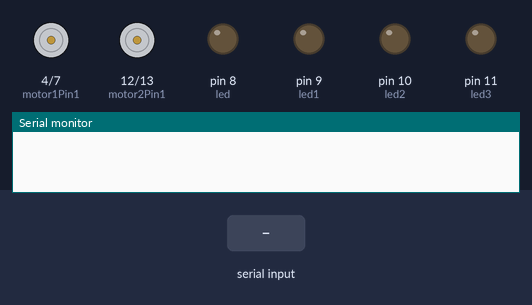
The sketch below on a simulated Arduino Uno, built with avr-gcc and run on an emulated ATmega328P. On the bench: motor-driver pin pairs drawn as motors (green arrow = first pin HIGH = forward, orange = second pin HIGH = backward, longer = more drive, scaled by the enable pin), output pins drawn as LEDs (lit = HIGH), the last lines printed to the serial monitor. Inputs (shaded band) come from the test bench.

Above: at 1.2 s.
1.3 s: byte 1 (1) received over Serial
At 1.8 s:
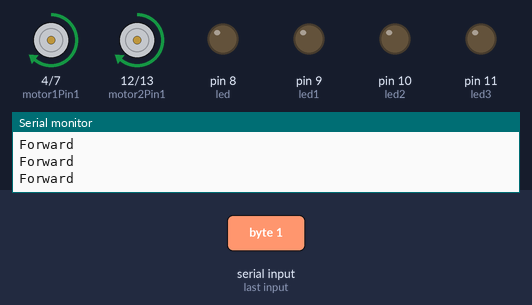
3.0 s: byte 2 (2) received over Serial
At 3.22 s:
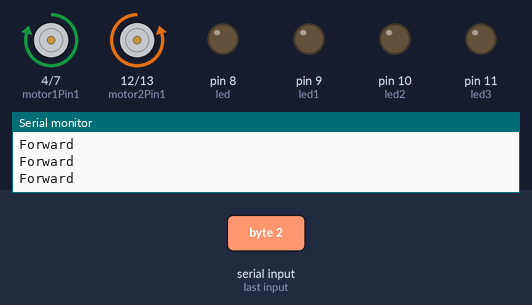
4.8 s: byte 3 (3) received over Serial
At 5.07 s:
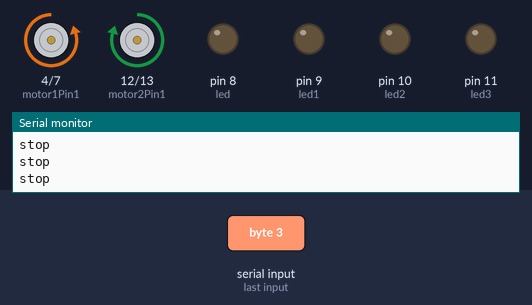
6.7 s: byte 4 (4) received over Serial
At 7.2 s:
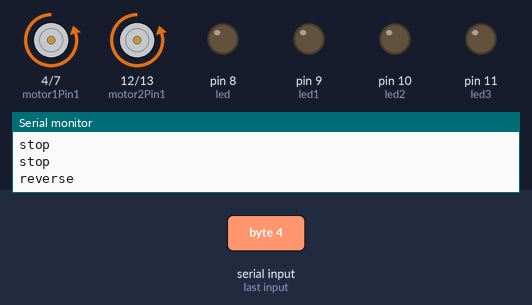
8.3 s: byte 6 (6) received over Serial
At 9.6 s:
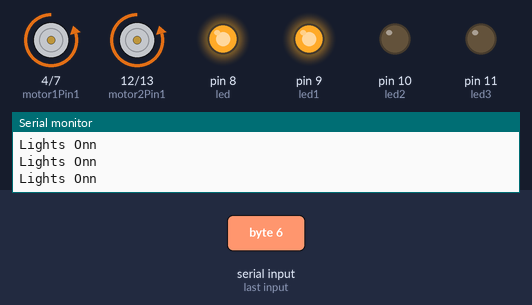
9.9 s: byte 7 (7) received over Serial
At 10.9 s:
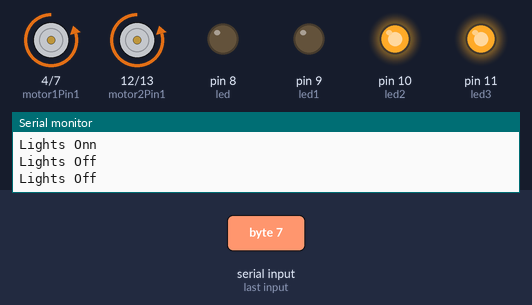
Timing chart, 0 to 12.5 s (numbered marks = the images above; inputs shaded):
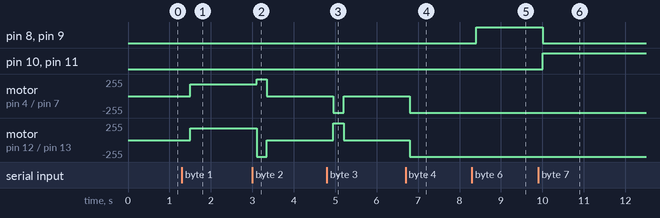

The sketch:

Bluetooth_control.ino
```cpp
//Initialize Motor 1
int motor1Pin1 = 4;
int motor1Pin2 = 7;
int enable1Pin = 5;

//Initialize Motor 2
int motor2Pin1 = 12;
int motor2Pin2 = 13;
int enable2Pin = 6;

int led=8;
int led1=9;
int led2=10;
int led3=11;


int state;
void setup() {
    // sets the pins as outputs:

    pinMode(motor1Pin1, OUTPUT);
    pinMode(motor1Pin2, OUTPUT);
    pinMode(enable1Pin, OUTPUT);
    pinMode(motor2Pin1, OUTPUT);
    pinMode(motor2Pin2, OUTPUT);
    pinMode(enable2Pin, OUTPUT);
    pinMode(led,OUTPUT);
    pinMode(led1,OUTPUT);
    pinMode(led2,OUTPUT);
    pinMode(led3,OUTPUT);
    digitalWrite(led,LOW);
    digitalWrite(led1,LOW);
    digitalWrite(led2,LOW);
    digitalWrite(led3,LOW);

    // initialize serial communication at 9600 bits per second:
    Serial.begin(9600);
}

void loop() {
    //if some date is sent, reads it and saves in state
    if(Serial.available())
    {
      state = Serial.read();
    }
    delay(100);
    // if the state is '1' the DC motor will go forward

      if (state == 1) // forward
    {
      digitalWrite(motor1Pin1, HIGH);
      digitalWrite(motor1Pin2, LOW);
      digitalWrite(motor2Pin1, HIGH);
      digitalWrite(motor2Pin2, LOW);
      analogWrite(enable1Pin, 180);
      analogWrite(enable2Pin, 180);
      Serial.println("Forward");
    }

    else if (state == 2)  // left
    {
      //turn left
        digitalWrite(motor1Pin1, HIGH);
        digitalWrite(motor1Pin2, LOW);
        digitalWrite(motor2Pin1, LOW);
        digitalWrite(motor2Pin2, HIGH);
        analogWrite(enable1Pin, 250);
        analogWrite(enable2Pin, 250);

        delay(150);

        state = 5;
        Serial.println("left");
    }

    else if (state == 5) //  Stop
    {
        digitalWrite(enable1Pin, 0);
        digitalWrite(enable2Pin, 0);
        digitalWrite(led,LOW);
        digitalWrite(led1,LOW);
        digitalWrite(led2,LOW);
        digitalWrite(led3,LOW);
        delay(300);
        Serial.println("stop");
    }

    else if (state == 3) // right
    {
      //TURN RIGHT
        digitalWrite(motor1Pin1, LOW);
        digitalWrite(motor1Pin2, HIGH);
        digitalWrite(motor2Pin1, HIGH);
        digitalWrite(motor2Pin2, LOW);
        analogWrite(enable1Pin, 250);
        analogWrite(enable2Pin, 250);

        delay(150);

        state = 5;

        Serial.println("right");

    }

    else if (state == 4) //reverse
    {

        digitalWrite(motor1Pin1, LOW);
        digitalWrite(motor1Pin2, HIGH);
        digitalWrite(motor2Pin1, LOW);
        digitalWrite(motor2Pin2, HIGH);
        analogWrite(enable1Pin, 180);
        analogWrite(enable2Pin, 180);
        delay(300);
        Serial.println("reverse");
    }

    else if(state==6)
    {
      digitalWrite(led,HIGH);
      digitalWrite(led1,HIGH);
      digitalWrite(led2,LOW);
      digitalWrite(led3,LOW);
      delay(300);
      Serial.println("Lights Onn");

    }

    else if(state==7)
    {
      digitalWrite(led2,HIGH);
      digitalWrite(led3,HIGH);
      digitalWrite(led1,LOW);
      digitalWrite(led,LOW);
      delay(300);
      Serial.println("Lights Off");
    }
}
```

Measured:
- after the input at 1.3 s, motor on pin 4 (motor1Pin1) / pin 7 (motor1Pin2), motor on pin 12 (motor2Pin1) / pin 13 (motor2Pin2): stopped → forward 180/255 after 0.20 s
- after the input at 3.0 s, motor on pin 4 (motor1Pin1) / pin 7 (motor1Pin2): forward 180/255 → forward 250/255 after 0.10 s, → stopped 0.25 s later; motor on pin 12 (motor2Pin1) / pin 13 (motor2Pin2): forward 180/255 → backward 250/255 after 0.10 s, → stopped 0.25 s later
- after the input at 4.8 s, motor on pin 4 (motor1Pin1) / pin 7 (motor1Pin2): stopped → backward 250/255 after 0.15 s, → stopped 0.25 s later; motor on pin 12 (motor2Pin1) / pin 13 (motor2Pin2): stopped → forward 250/255 after 0.15 s, → stopped 0.25 s later
- after the input at 6.7 s, motor on pin 4 (motor1Pin1) / pin 7 (motor1Pin2), motor on pin 12 (motor2Pin1) / pin 13 (motor2Pin2): stopped → backward 250/255 after 0.10 s
- after the input at 8.3 s, pin 8 (led), pin 9 (led1): LOW → HIGH after 0.10 s
- after the input at 9.9 s, pin 8 (led), pin 9 (led1): HIGH → LOW after 0.10 s; pin 10 (led2), pin 11 (led3): LOW → HIGH after 0.10 s
